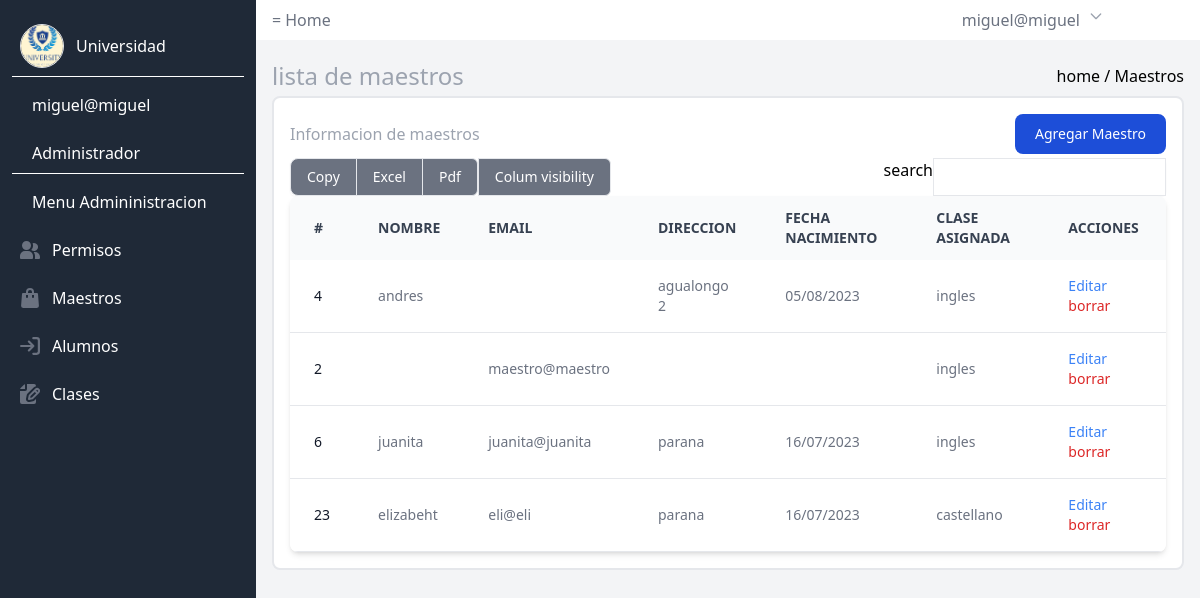
Page /maestro (signed in) on the committed database.
### tables this page shows
CREATE TABLE `clases_maestros` (
  `id` int(11) NOT NULL,
  `clase_id` int(11) DEFAULT NULL,
  `maestro_id` int(11) DEFAULT NULL
);

CREATE TABLE `usuarios` (
  `id` int(11) NOT NULL,
  `dni` varchar(100) DEFAULT NULL,
  `correo` varchar(200) DEFAULT NULL,
  `nombre` varchar(100) DEFAULT NULL,
  `apellido` varchar(100) DEFAULT NULL,
  `contrasena` varchar(200) DEFAULT NULL,
  `direccion` varchar(200) DEFAULT NULL,
  `fecha_nacimiento` varchar(100) DEFAULT NULL,
  `estado` int(11) DEFAULT NULL,
  `rol_id` int(11) DEFAULT NULL
);

CREATE TABLE `clases` (
  `id` int(11) NOT NULL,
  `clase_nombre` varchar(200) DEFAULT NULL
);

### src/controller/MaestroController.php (called while the page is built, shortened)
<?php
require_once $_SERVER["DOCUMENT_ROOT"] . "/src/model/Maestro.php";
class MaestroController {
    public static function maestro()
    {
        $maestros = Maestro::findMaestros(2);
        include $_SERVER ["DOCUMENT_ROOT"] . "/src/views/admin/maestros/maestros.php";
    }
}
?>

### config/DB.php (called while the page is built)
<?php
class DB
{
    public static function connect()
    {
        $dsn = "mysql:host=localhost;dbname=university";
        $options = [PDO::ATTR_ERRMODE, PDO::ERRMODE_EXCEPTION];
        $pdo = new PDO($dsn, "root", "", $options);
        return $pdo;
    }
    public static function query($string)
    {
        $pdo = DB::connect();
        $res = $pdo->query($string);
        return $res;
    }
}
?>

### src/model/Maestro.php (called while the page is built, shortened)
<?php
require_once($_SERVER["DOCUMENT_ROOT"] . "/config/DB.php");
class Maestro
{
    public static function findMaestros($id)
    {
        $res = DB::query("SELECT u.id ,u.nombre,u.correo,u.direccion,u.fecha_nacimiento,cm.clase_id,c.clase_nombre
        from
            usuarios u
        inner join clases_maestros cm on u.id = cm.maestro_id
        inner join clases c on cm.clase_id = c.id
        where
            rol_id = $id ;");
        $data = $res->fetchAll(PDO::FETCH_ASSOC);
        return $data;
    }
}

### src/views/admin/maestros/maestros.php (the view, shortened to what this page needs)
<?php
$usuario = $_SESSION["user"];
?>
<!DOCTYPE html>
<html lang="en">
<head>
    <link href="/src/output.css" rel="stylesheet">
</head>
<body class="bg bg-gray-100">
    <div>
        <header class="bg-white text-gray-500 py-2 px-4 flex items-center ml-64 ">
            <div class="flex items-center space-x-1">
                <ul class="flex space-x-4">
                    <li><a src="/logout">=</a></li>
                </ul>
                <span>Home</span>
            </div>
            <div class=" flex relative m-auto group mr-20  ">
                <span class="justify-end mr-2"><?= $usuario["correo"] ?></span>
                <svg xmlns="http://www.w3.org/2000/svg" fill="none" viewBox="0 0 24 24" stroke="currentColor" class="w-4 h-4 text-gray-400 cursor-pointer">
                    <path stroke-linecap="round" stroke-linejoin="round" stroke-width="2" d="M19 9l-7 7-7-7"></path>
                </svg>
            </div>
        </header>
        <aside id="default-sidebar" class="  fixed top-0 left-0 z-40 w-64 h-screen transition-transform -translate-x-full sm:translate-x-0" aria-label="Sidebar">
            <div class="h-full px-3 py-4 overflow-y-auto dark:bg-gray-50 bg-gray-800">
                <ul class="space-y-2 font-medium">
                    <li class=" border-b border-white">
                        <a href="#" class="flex items-center p-2 dark:text-gray-900 rounded-lg text-white dark:hover:bg-gray-100 hover:bg-gray-700 group">
                            <img src="/PFN3-master/assets/logo md.png" class=" border rounded-full w-11 h-11 dark:text-gray-500 transition duration-75 text-gray-400 dark:group-hover:text-gray-900 group-hover:text-white" aria-hidden="true" xmlns="http://www.w3.org/2000/svg" fill="currentColor" viewBox="0 0 22 21">
                            <path d="M16.975 11H10V4.025a1 1 0 0 0-1.066-.998 8.5 8.5 0 1 0 9.039 9.039.999.999 0 0 0-1-1.066h.002Z" />
                            <path d="M12.5 0c-.157 0-.311.01-.565.027A1 1 0 0 0 11 1.02V10h8.975a1 1 0 0 0 1-.935c.013-.188.028-.374.028-.565A8.51 8.51 0 0 0 12.5 0Z" />
                            <span class="ml-3">Universidad</span>
                        </a>
                    </li>
                    <li>
                        <p href="#" class="flex items-center p-2 dark:text-gray-900 rounded-lg text-white dark:hover:bg-gray-100 hover:bg-gray-700 group">
                            <span class="flex-1 ml-3 whitespace-nowrap"><?= $usuario["correo"] ?></span>
                        </p>
                    </li>
                    <li class=" border-b border-white flex items-center p-2 dark:text-gray-900  text-white">
                        <span class="flex-1 ml-3 whitespace-nowrap">Administrador</span>
                    </li>
                    <li class=" flex items-center p-2 dark:text-gray-900 rounded-lg text-white">
                        <h3 class="flex-1 ml-3 whitespace-nowrap">Menu Admininistracion</h3>
                    </li>
                    <li>
                        <a href="/permisos" class="flex items-center p-2 dark:text-gray-900 rounded-lg text-white dark:hover:bg-gray-100 hover:bg-gray-700 group">
                            <span class="flex-1 ml-3 whitespace-nowrap">Permisos</span>
                        </a>
                    </li>
                    <li>
                        <a href="/maestro" class="flex items-center p-2 dark:text-gray-900 rounded-lg text-white dark:hover:bg-gray-100 hover:bg-gray-700 group">
                            <span class="flex-1 ml-3 whitespace-nowrap">Maestros</span>
                        </a>
                    </li>
                    <li>
                        <a href="/estudiante" class="flex items-center p-2 dark:text-gray-900 rounded-lg text-white dark:hover:bg-gray-100 hover:bg-gray-700 group">
                            <span class="flex-1 ml-3 whitespace-nowrap">Alumnos</span>
                        </a>
                    </li>
                    <li>
                        <a href="/clases" class="flex items-center p-2 dark:text-gray-900 rounded-lg text-white dark:hover:bg-gray-100 hover:bg-gray-700 group">
                            <span class="flex-1 ml-3 whitespace-nowrap">Clases</span>
                        </a>
                    </li>
                </ul>
            </div>
        </aside>
        <div class=" p-4 sm:ml-64">
            <div class="flex items-center gap-60 h-10 border-dotted border-red-800 ">
                <h1 class="text-2xl text-gray-400 dark:text-gray-500 justify-start">
                    lista de maestros
                </h1>
                <p class="w-max ml-auto border-white rounded-md justify-end">home / Maestros </p>
            </div>
            <div class=" bg bg-white p-4 border-2 border-gray-200  rounded-lg dark:border-gray-700">
                <div class="">
                    <div class="flex items-center  h-10 rounded bg-wite  dark:bg-gray-800 mb-1">
                        <span class="text-gray-400 dark:text-gray-500 justify-start">Informacion de maestros</span>
                        <button data-modal-target="authentication-modal" data-modal-toggle="authentication-modal" class="ml-auto justify-end block text-white bg-blue-700 hover:bg-blue-800 focus:ring-4 focus:outline-none focus:ring-blue-300 font-medium rounded-lg text-sm px-5 py-2.5 text-center dark:bg-blue-600 dark:hover:bg-blue-700 dark:focus:ring-blue-800" type="button">
                            Agregar Maestro
                        </button>
                    </div>
                </div class="flex items-center gap-60 h-10 rounded bg-wite dark:bg-gray-800 mb-1 ">
                <div class="flex rounded-md shadow-sm">
                    <a href="#" aria-current="page" class="px-4 py-2 text-sm font-medium text-white bg-gray-500 border border-gray-200 rounded-l-lg hover:bg-gray-100 focus:z-10 focus:ring-2 focus:ring-blue-700 focus:text-blue-700 dark:bg-gray-700 dark:border-gray-600 dark:text-white dark:hover:text-white dark:hover:bg-gray-600 dark:focus:ring-blue-500 dark:focus:text-white">
                        Copy
                    </a>
                    <a href="#" class="px-4 py-2 text-sm font-medium text-white bg-gray-500 border-t border-b border-gray-200 hover:bg-gray-100 hover:text-blue-700 focus:z-10 focus:ring-2 focus:ring-blue-700 focus:text-blue-700 dark:bg-gray-700 dark:border-gray-600 dark:text-white dark:hover:text-white dark:hover:bg-gray-600 dark:focus:ring-blue-500 dark:focus:text-white">
                        Excel
                    </a>
                    <a href="#" class="px-4 py-2 text-sm font-medium text-white bg-gray-500  border border-gray-200 rounded-r-md hover:bg-gray-100 hover:text-blue-700 focus:z-10 focus:ring-2 focus:ring-blue-700 focus:text-blue-700 dark:bg-gray-700 dark:border-gray-600 dark:text-white dark:hover:text-white dark:hover:bg-gray-600 dark:focus:ring-blue-500 dark:focus:text-white">
                        Pdf
                    </a>
                    <a href="#" class="px-4 py-2 text-sm font-medium text-white bg-gray-500  border border-gray-200 rounded-r-md hover:bg-gray-100 hover:text-blue-700 focus:z-10 focus:ring-2 focus:ring-blue-700 focus:text-blue-700 dark:bg-gray-700 dark:border-gray-600 dark:text-white dark:hover:text-white dark:hover:bg-gray-600 dark:focus:ring-blue-500 dark:focus:text-white">
                        Colum visibility
                    </a>
                    <label class="w-max ml-auto border-white rounded-md justify-end" for="">search</label><input class="border" type="text">
                </div>
                <div class="relative overflow-x-auto shadow-md sm:rounded-lg">
                    <table class="w-full text-sm text-left text-gray-500 dark:text-gray-400">
                        <thead class="text-sm text-gray-700 uppercase bg-gray-50 dark:bg-gray-700 dark:text-gray-400">
                            <tr>
                                <th scope="col" class="px-6 py-3">
                                    #
                                </th>
                                <th scope="col" class="px-6 py-3">
                                    Nombre
                                </th>
                                <th scope="col" class="px-6 py-3">
                                    Email
                                </th>
                                <th scope="col" class="px-6 py-3">
                                    Direccion
                                </th>
                                <th scope="col" class="px-6 py-3">
                                    Fecha Nacimiento
                                </th>
                                <th scope="col" class="px-6 py-3">
                                    Clase Asignada
                                </th>
                                <th scope="col" class="px-6 py-3">
                                    Acciones
                                </th>
                            </tr>
                        </thead>
                        <tbody>
                            <?php foreach ($maestros as $maestro) { ?>
                                <tr class="bg-white border-b dark:bg-gray-900 dark:border-gray-700">
                                    <td scope="row" class="px-6 py-4 font-medium text-gray-900 whitespace-nowrap dark:text-white">
                                        <?= $maestro["id"] ?>
                                    </td>
                                    <td class="px-6 py-4">
                                        <?= $maestro["nombre"] ?>
                                    </td>
                                    <td class="px-6 py-4">
                                        <?= $maestro["correo"] ?>
                                    </td>
                                    <td class="px-6 py-4">
                                        <?= $maestro["direccion"] ?>
                                    </td>
                                    <td class="px-6 py-4">
                                        <?= $maestro["fecha_nacimiento"] ?>
                                    </td>
                                    <td class="px-6 py-4">
                                     <?= $maestro["clase_nombre"] ?>
                                    </td>
                                    <td class="px-6 py-4">
                                        <a href="/editaMaestro?id=<?= $maestro["id"] ?>" class="text-blue-500 hover:underline">Editar</a>
                                        <a href="/eliminaMaestro?id=<?= $maestro["id"] ?>" class="font-medium text-red-600 dark:text-red-500 hover:underline">borrar</a>
                                    </td>
                                </tr>
                            <?php } ?>
                        </tbody>
                    </table>
                </div>
            </div>
        </div>
    </div>
</body>
</body>
</html>

### index.php (shortened to what this page needs)
<?php
require_once($_SERVER["DOCUMENT_ROOT"] . "/src/controller/MaestroController.php");
$MaestroController = new MaestroController();
$fullurl = $_SERVER["REQUEST_URI"];
$urlpartida = explode("?", $fullurl);
$url = $urlpartida[0];
if ($_SERVER["REQUEST_METHOD"] === "GET")
{
    switch ($url) {
        case '/maestro':
            $MaestroController->maestro();
            break;
    }
}
?>

### rows in the picture
clases_maestros: maestro "4", maestro.nombre "andres", maestro.direccion "agualongo 2", maestro.fecha_nacimiento "05/08/2023", clase.clase_nombre "ingles"
clases_maestros: maestro "2", maestro.correo "maestro@maestro", clase.clase_nombre "ingles"
clases_maestros: maestro "6", maestro.nombre "juanita", maestro.correo "juanita@juanita", maestro.direccion "parana", maestro.fecha_nacimiento "16/07/2023", clase.clase_nombre "ingles"
clases_maestros: maestro "23", maestro.nombre "elizabeht", maestro.correo "eli@eli", maestro.direccion "parana", maestro.fecha_nacimiento "16/07/2023", clase.clase_nombre "castellano"

### other values in the picture
$usuario["correo"] "miguel@miguel"
